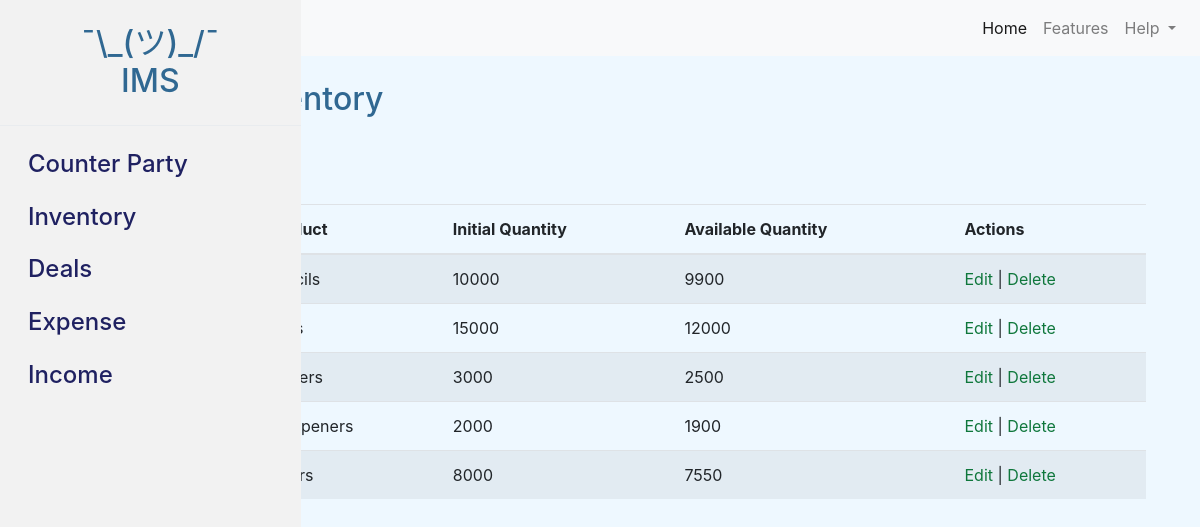
Screenshot of /inventory/ with the database file from the repository.
### inventoryMgtSys/models.py (models this page shows, shortened)
class Inventory(models.Model):
    product = models.CharField(max_length=255)
    initial_qty = models.IntegerField()
    available_qty = models.IntegerField()

### inventoryMgtSys/views.py (the view)
# urls.py: path('inventory/', views.inventory_list, name='inventory_list'),
def inventory_list(request):
   inventories = Inventory.objects.all()
   return render(request, 'inventory.html', {'inventories': inventories})

### inventoryMgtSys/templates/inventory.html (shortened to what this page needs)
{% extends 'base.html' %}
{% block content %}
{% include 'navbar.html' %}
      {% include 'sidebar.html' %}
      <main role="main" class="col-md-9 ml-sm-auto col-lg-10 px-4 mt-4">
        <div class="container">
            <h2 class="mb-4">Inventory</h2>
            <a class="btn btn-primary" href="{% url 'inventory_add' %}">Add</a>
            {% include 'inventory_list.html' %}
        </div>
      </main>
{% endblock %}

### inventoryMgtSys/templates/inventory_list.html
<br><br>
<div class="container">
    <table class="table table-striped">
        <thead>
            <tr>
                <th>Product</th>
                <th>Initial Quantity</th>
                <th>Available Quantity</th>
                <th>Actions</th>
            </tr>
        </thead>
        <tbody>
            {% for inventory in inventories %}
            <tr>
                <td>{{ inventory.product }}</td>
                <td>{{ inventory.initial_qty }}</td>
                <td>{{ inventory.available_qty }}</td>
                <td>
                    <a href="{% url 'inventory_edit' inventory.pk %}">Edit</a> |
                    <a href="{% url 'inventory_delete' inventory.pk %}">Delete</a>
                </td>
            </tr>
            {% endfor %}
        </tbody>
    </table>
 </div>

### inventoryMgtSys/templates/base.html (style rules this page uses)
body { color: #306892; background-color: #eef8ff; }
a { color: #0F773C; }

### rows the page displays
Inventory: initial_qty "10000", available_qty "9900"
Inventory: initial_qty "15000", available_qty "12000"
Inventory: initial_qty "3000", available_qty "2500"
Inventory: product "Sharpeners", initial_qty "2000", available_qty "1900"
Inventory: initial_qty "8000", available_qty "7550"
